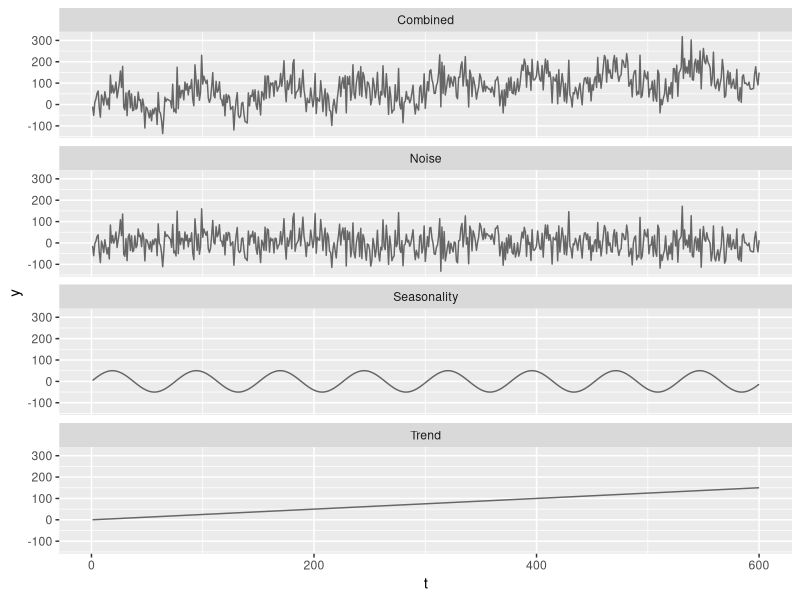
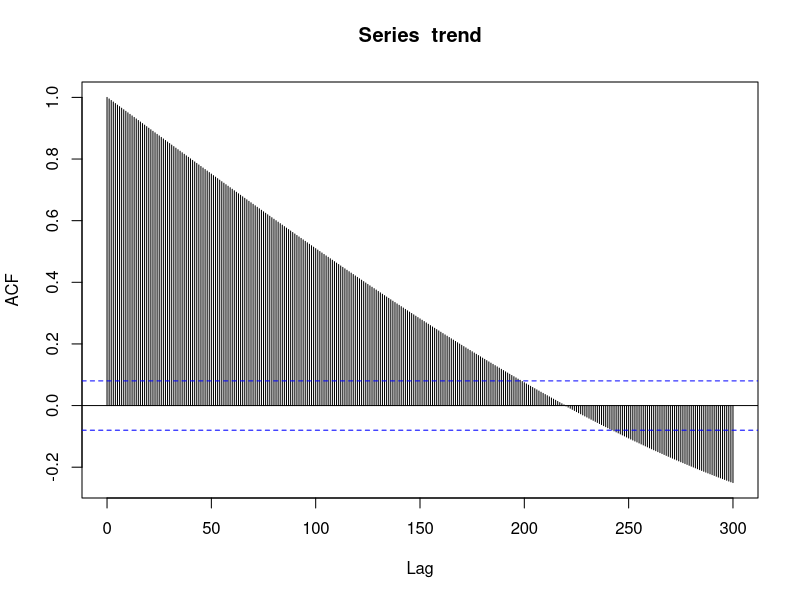
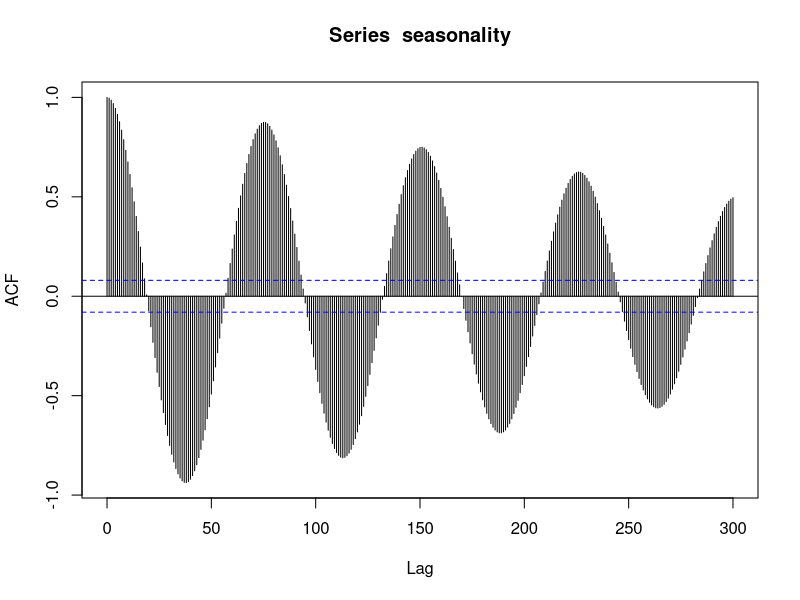
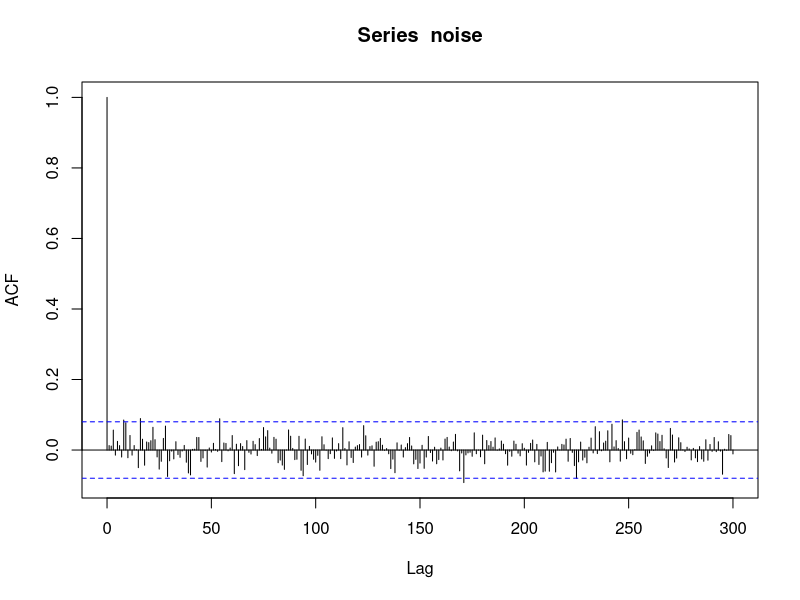
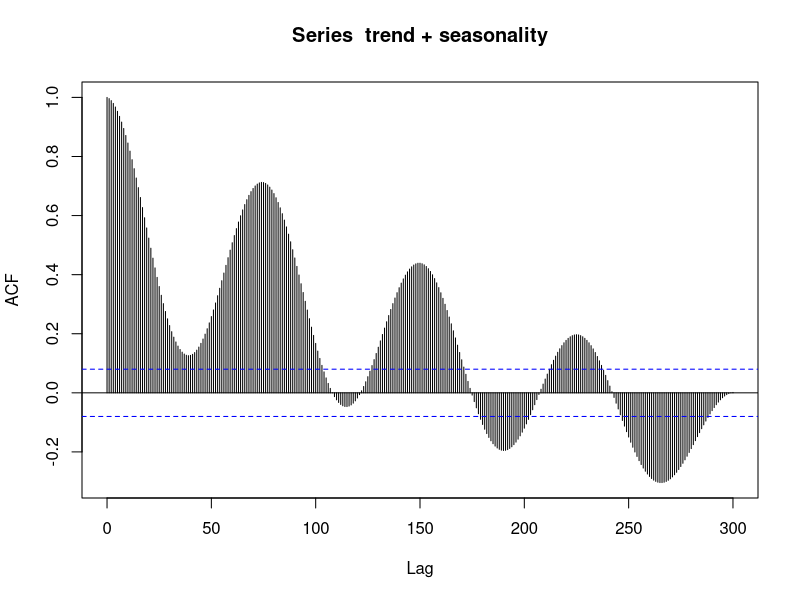
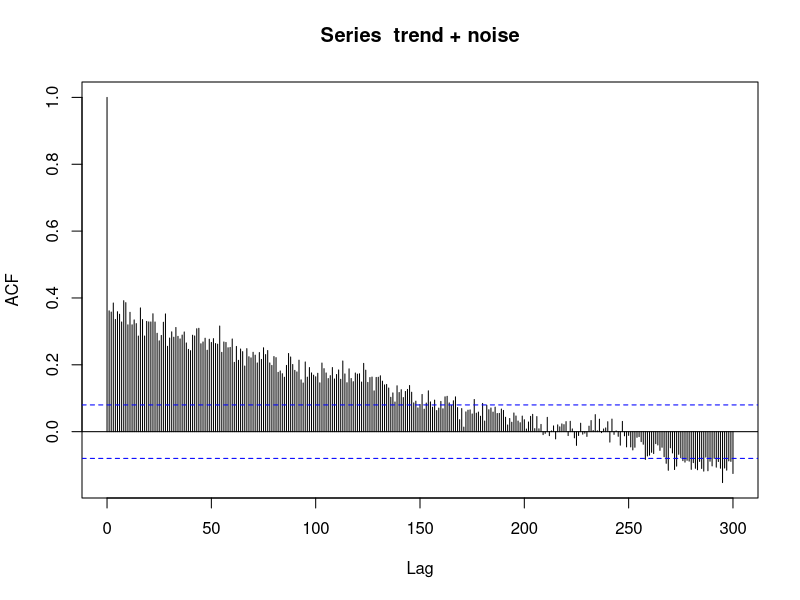
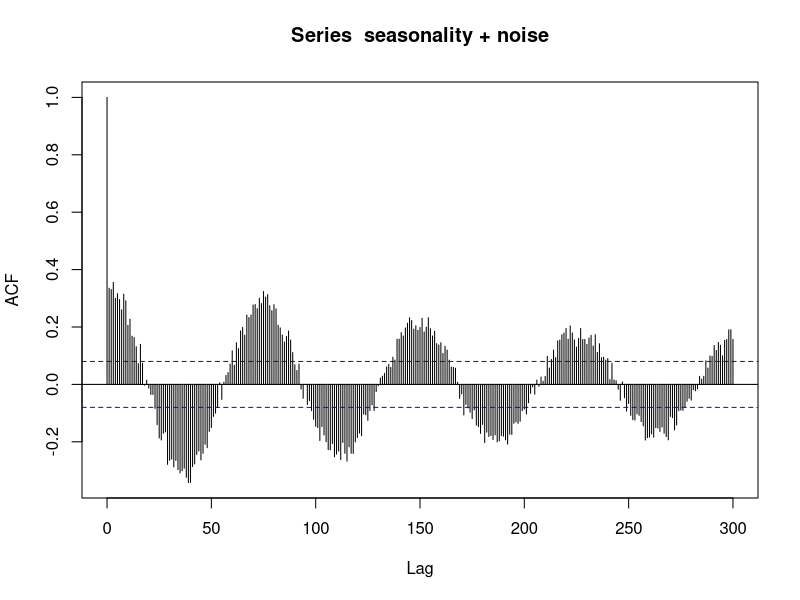
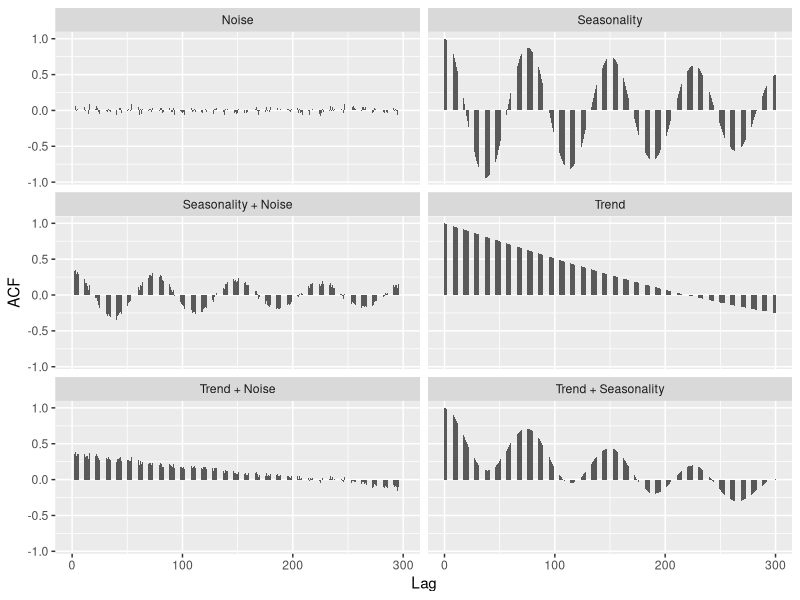

The R script that drew these images, in order:
# libraries --------------------------------------------------------------------
library(ggplot2)
library(tidyverse)

# generate data ----------------------------------------------------------------
# 50 years of monthly data
n <- 50 * 12

# data frame
df <- data.frame(t = numeric(), y = numeric(), type = character())

# timepoints
t <- 1:n

# trend
trend <- t * 0.25
df <- df %>% add_row(data.frame(t = t, y = trend, type = "Trend"))

# seasonality
seasonality <- 50 * sin(t / 12)
df <- df %>% add_row(data.frame(t = t, y = seasonality, type = "Seasonality"))

# noise
noise <- rnorm(n, 0, 50)
df <- df %>% add_row(data.frame(t = t, y = noise, type = "Noise"))

# merge
df <- df %>% add_row(data.frame(t = t,
                                y = trend + seasonality + noise,
                                type = "Combined"))

# plot
ggplot(df, aes(x = t, y = y)) +
  geom_line(color = "grey40") +
  facet_wrap(. ~ type, ncol = 1)

# acf --------------------------------------------------------------------------
df_acf <- data.frame(Lag = numeric(), ACF = numeric(), type = character())

acf <- acf(trend, lag.max = 300)
df_acf <- df_acf %>% add_row(data.frame(Lag = acf$lag,
                                        ACF = acf$acf,
                                        type = "Trend"))

acf <- acf(seasonality, lag.max = 300)
df_acf <- df_acf %>% add_row(data.frame(Lag = acf$lag,
                                        ACF = acf$acf,
                                        type = "Seasonality"))

acf <- acf(noise, lag.max = 300)
df_acf <- df_acf %>% add_row(data.frame(Lag = acf$lag,
                                        ACF = acf$acf,
                                        type = "Noise"))

acf <- acf(trend + seasonality, lag.max = 300)
df_acf <- df_acf %>% add_row(data.frame(Lag = acf$lag,
                                        ACF = acf$acf,
                                        type = "Trend + Seasonality"))

acf <- acf(trend + noise, lag.max = 300)
df_acf <- df_acf %>% add_row(data.frame(Lag = acf$lag,
                                        ACF = acf$acf,
                                        type = "Trend + Noise"))

acf <- acf(seasonality + noise, lag.max = 300)
df_acf <- df_acf %>% add_row(data.frame(Lag = acf$lag,
                                        ACF = acf$acf,
                                        type = "Seasonality + Noise"))

# plot
ggplot(df_acf, aes(x = Lag, y = ACF)) +
  geom_bar(stat = "identity", width = 0.5) +
  facet_wrap(. ~ type, ncol = 2)
